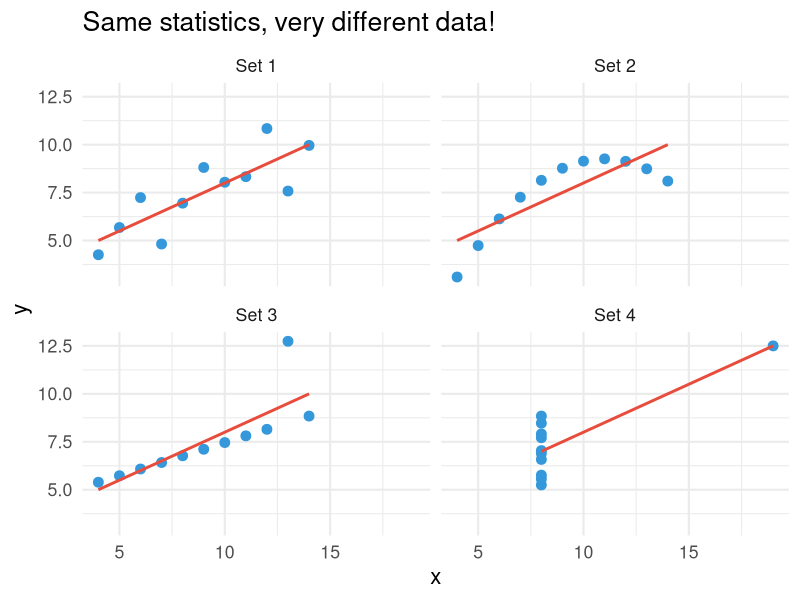
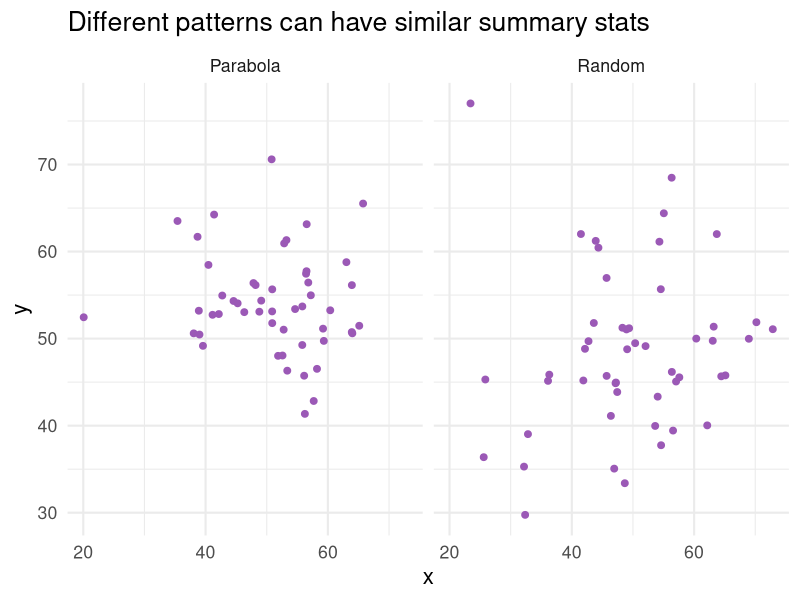
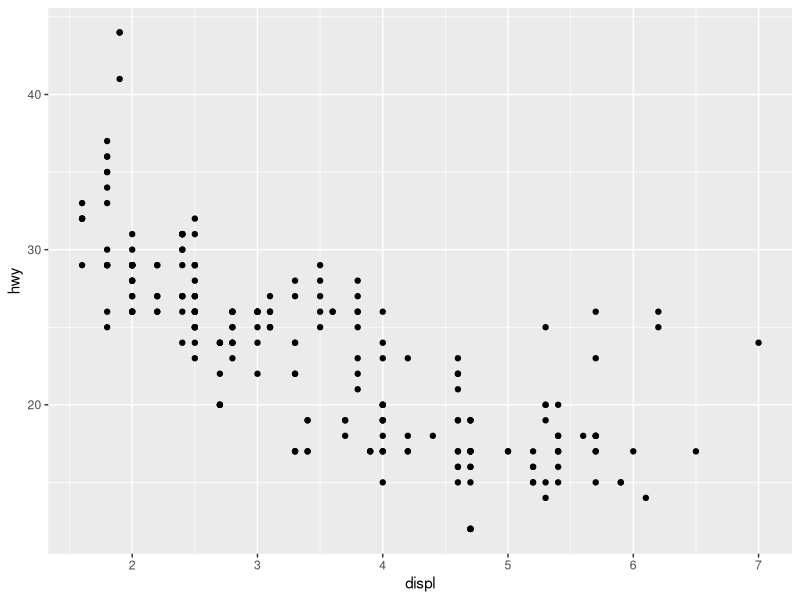
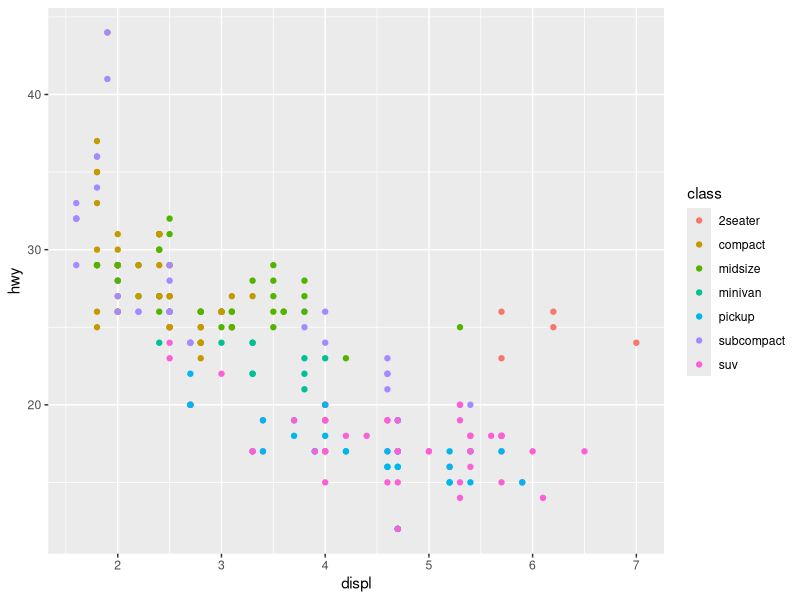
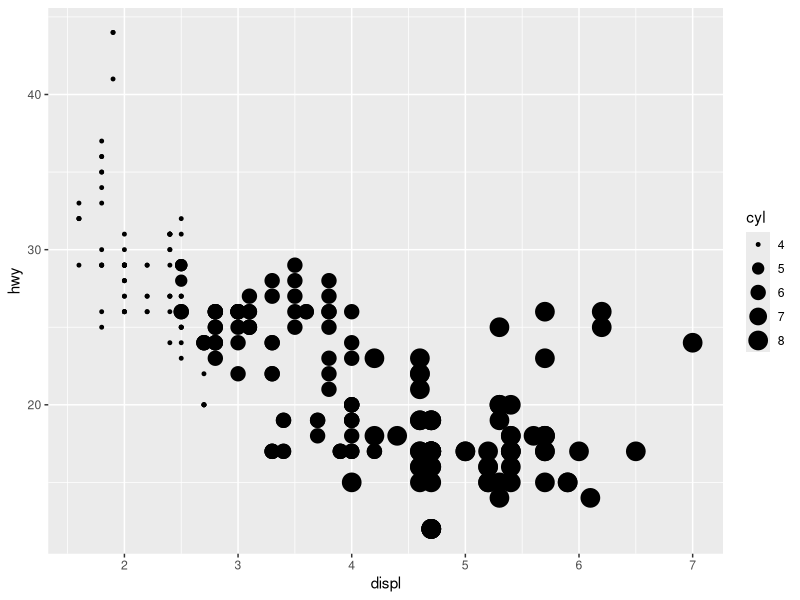
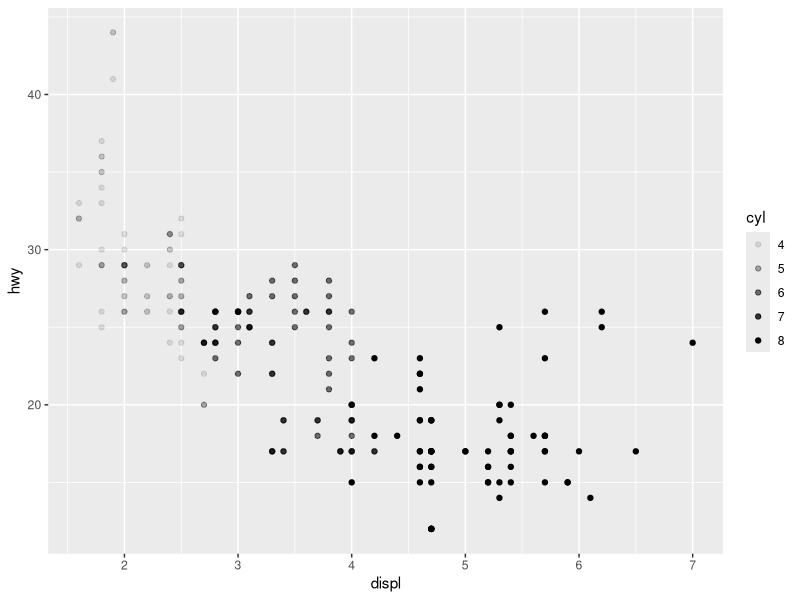
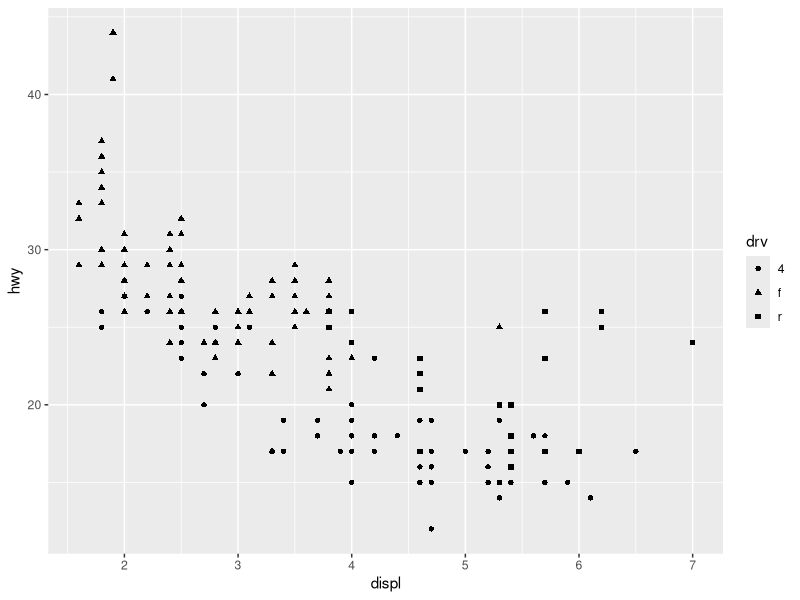
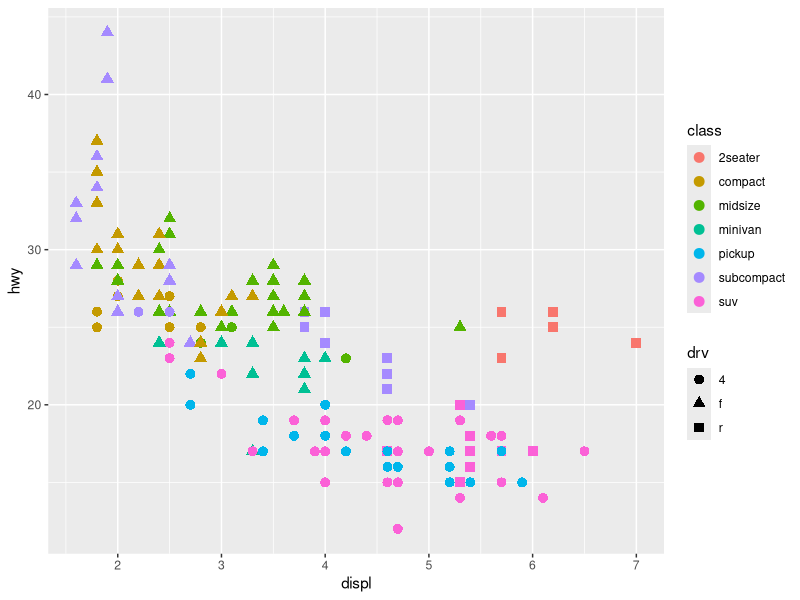

These charts were generated, in order, by the following R code:
## ---- chunk 1
#| include: false
# Load packages for all slides
library(tidyverse)
## ---- chunk 2
#| echo: false
anscombe_long <- anscombe |>
  pivot_longer(everything(),
               names_to = c(".value", "set"),
               names_pattern = "(.)(.)")

anscombe_long |>
  group_by(set) |>
  summarise(
    mean_x = round(mean(x), 2),
    mean_y = round(mean(y), 2),
    sd_x = round(sd(x), 2),
    sd_y = round(sd(y), 2),
    cor = round(cor(x, y), 2)
  ) |>
  knitr::kable()
## ---- chunk 3
#| echo: false
#| fig-width: 10
#| fig-height: 6
ggplot(anscombe_long, aes(x, y)) +
  geom_point(size = 3, color = "#3498db") +
  geom_smooth(method = "lm", se = FALSE, color = "#e74c3c") +
  facet_wrap(~set, labeller = labeller(set = c("1" = "Set 1", "2" = "Set 2",
                                                "3" = "Set 3", "4" = "Set 4"))) +
  theme_minimal(base_size = 16) +
  labs(title = "Same statistics, very different data!")
## ---- chunk 4
#| echo: false
#| fig-width: 10
#| fig-height: 6
# Simulating the concept - in practice you'd use datasauRus package
set.seed(42)
# Just showing the concept with a simple example
tibble(
  x = c(rnorm(50, 50, 10), rnorm(50, 50, 10)),
  y = c(rnorm(50, 50, 10), 50 + 0.5*(1:50 - 25)^2/25 + rnorm(50, 0, 5)),
  dataset = rep(c("Random", "Parabola"), each = 50)
) |>
  ggplot(aes(x, y)) +
  geom_point(color = "#9b59b6", size = 2) +
  facet_wrap(~dataset) +
  theme_minimal(base_size = 16) +
  labs(title = "Different patterns can have similar summary stats")
## ---- chunk 5
# Fuel economy data for 234 cars
glimpse(mpg)
## ---- chunk 6
#| output-location: slide
#| fig-width: 8
#| fig-height: 5
# Relationship between engine size and highway mpg
ggplot(data = mpg, mapping = aes(x = displ, y = hwy)) +
  geom_point()
## ---- chunk 7
#| output-location: slide
#| fig-width: 10
#| fig-height: 5
ggplot(mpg, aes(x = displ, y = hwy, color = class)) +
  geom_point()
## ---- chunk 8
#| output-location: slide
#| fig-width: 10
#| fig-height: 5
# Size by number of cylinders
ggplot(mpg, aes(x = displ, y = hwy, size = cyl)) +
  geom_point()
## ---- chunk 9
#| output-location: slide
#| fig-width: 10
#| fig-height: 5
ggplot(mpg, aes(x = displ, y = hwy, alpha = cyl)) +
  geom_point()
## ---- chunk 10
#| output-location: slide
#| fig-width: 10
#| fig-height: 5
# Shape by drive type (front, rear, 4wd)
ggplot(mpg, aes(x = displ, y = hwy, shape = drv)) +
  geom_point()
## ---- chunk 11
#| output-location: slide
#| fig-width: 10
#| fig-height: 5
ggplot(mpg, aes(x = displ, y = hwy, color = class, shape = drv)) +
  geom_point(size = 3)
## ---- chunk 12
#| output-location: slide
#| fig-width: 10
#| fig-height: 5
ggplot(mpg, aes(x = displ, y = hwy)) +
  geom_point(color = "steelblue", size = 3, alpha = 0.6)
## ---- chunk 13
#| output-location: slide
#| fig-width: 10
#| fig-height: 5
# What happens if you put a constant inside aes()?
ggplot(mpg, aes(x = displ, y = hwy, color = "blue")) +
  geom_point()
## ---- chunk 14
#| output-location: slide
#| fig-width: 10
#| fig-height: 5
ggplot(mpg, aes(x = displ, y = hwy)) +
  geom_point() +
  geom_smooth()  # Adds a smoothed trend line
## ---- chunk 15
#| output-location: slide
#| fig-width: 10
#| fig-height: 5
ggplot(mpg, aes(x = displ, y = hwy)) +
  geom_point() +
  geom_smooth(method = "lm")  # lm = linear model
## ---- chunk 16
#| output-location: slide
#| fig-width: 10
#| fig-height: 5
ggplot(mpg, aes(x = displ, y = hwy, color = drv)) +
  geom_point() +
  geom_smooth(method = "lm", se = FALSE)  # se = FALSE removes confidence band
## ---- chunk 17
#| output-location: slide
#| fig-width: 10
#| fig-height: 5
# Counts of each car class
ggplot(mpg, aes(x = class)) +
  geom_bar()
## ---- chunk 18
#| output-location: slide
#| fig-width: 10
#| fig-height: 5
# Distribution of highway mpg
ggplot(mpg, aes(x = hwy)) +
  geom_histogram(binwidth = 2, fill = "steelblue", color = "white")
## ---- chunk 19
#| output-location: slide
#| fig-width: 10
#| fig-height: 5
# Highway mpg by car class
ggplot(mpg, aes(x = class, y = hwy)) +
  geom_boxplot()
## ---- chunk 20
#| output-location: slide
#| fig-width: 10
#| fig-height: 5
ggplot(mpg, aes(x = displ, y = hwy)) +
  geom_point() +
  facet_wrap(~class)
## ---- chunk 21
#| output-location: slide
#| fig-width: 10
#| fig-height: 6
ggplot(mpg, aes(x = displ, y = hwy)) +
  geom_point() +
  facet_grid(drv ~ cyl)
## ---- chunk 22
#| output-location: slide
#| fig-width: 10
#| fig-height: 5
ggplot(mpg, aes(x = displ, y = hwy)) +
  geom_point(aes(color = class)) +
  labs(
    title = "Fuel Efficiency vs Engine Size",
    subtitle = "Larger engines tend to be less efficient",
    x = "Engine displacement (liters)",
    y = "Highway fuel efficiency (mpg)",
    color = "Vehicle class"
  )
## ---- chunk 23
#| output-location: slide
#| fig-width: 10
#| fig-height: 5
ggplot(mpg, aes(x = displ, y = hwy)) +
  geom_point(aes(color = class)) +
  theme_minimal()  # Clean, minimal theme
## ---- chunk 24
#| echo: false
#| fig-width: 12
#| fig-height: 8
library(patchwork)

p1 <- ggplot(mpg, aes(displ, hwy)) + geom_point() + theme_gray() + ggtitle("theme_gray() [default]")
p2 <- ggplot(mpg, aes(displ, hwy)) + geom_point() + theme_bw() + ggtitle("theme_bw()")
p3 <- ggplot(mpg, aes(displ, hwy)) + geom_point() + theme_minimal() + ggtitle("theme_minimal()")
p4 <- ggplot(mpg, aes(displ, hwy)) + geom_point() + theme_classic() + ggtitle("theme_classic()")

(p1 + p2) / (p3 + p4)
## ---- chunk 25
#| output-location: slide
#| fig-width: 10
#| fig-height: 5
# Simulated experiment: condition vs. anxiety score
psych_demo <- tibble(
  condition = rep(c("Control", "Treatment"), each = 30),
  anxiety = c(rnorm(30, mean = 35, sd = 8), rnorm(30, mean = 28, sd = 8))
)

ggplot(psych_demo, aes(x = condition, y = anxiety, fill = condition)) +
  geom_boxplot(alpha = 0.7, show.legend = FALSE) +
  labs(
    title = "Treatment Group Reports Lower Anxiety",
    x = NULL,
    y = "Anxiety score (BAI)"
  ) +
  theme_minimal(base_size = 14)
## ---- chunk 26
#| output-location: slide
#| fig-width: 10
#| fig-height: 6
ggplot(mpg, aes(x = displ, y = hwy)) +
  geom_point(aes(color = class), size = 2, alpha = 0.7) +
  geom_smooth(method = "lm", color = "black", se = TRUE) +
  labs(
    title = "Fuel Efficiency Decreases with Engine Size",
    subtitle = "Data from 234 vehicles (1999-2008)",
    x = "Engine displacement (liters)",
    y = "Highway MPG",
    color = "Vehicle class",
    caption = "Source: EPA fuel economy data"
  ) +
  theme_minimal(base_size = 14)
